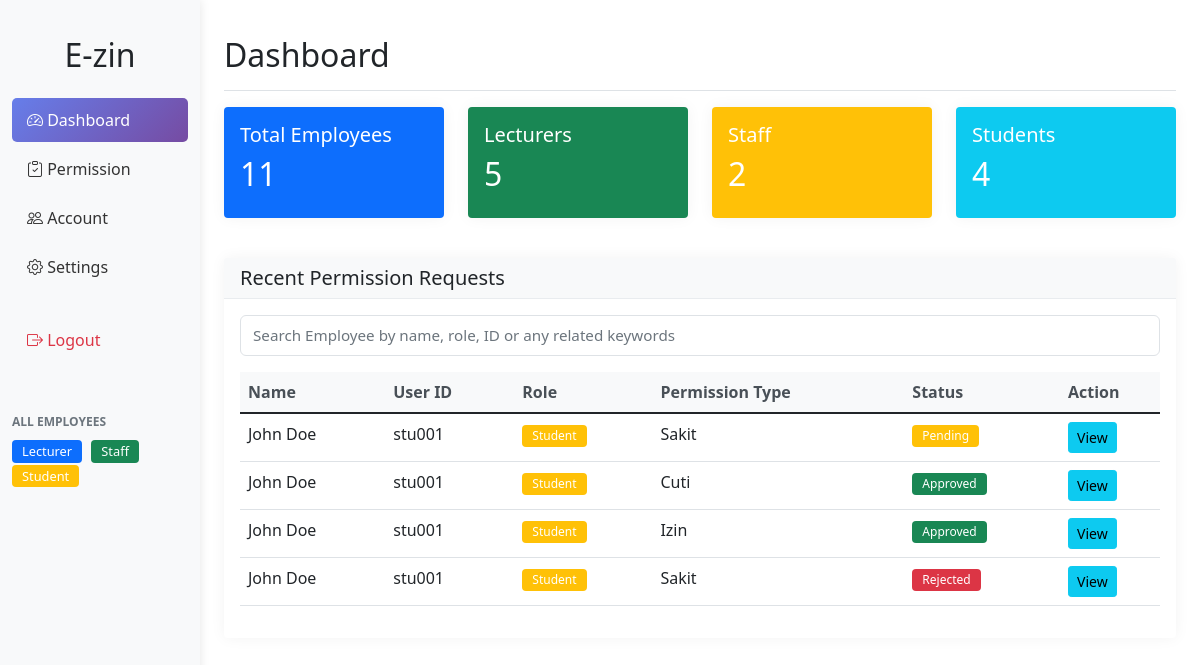
The page /dashboard.php (signed in) on the database as committed earlier.
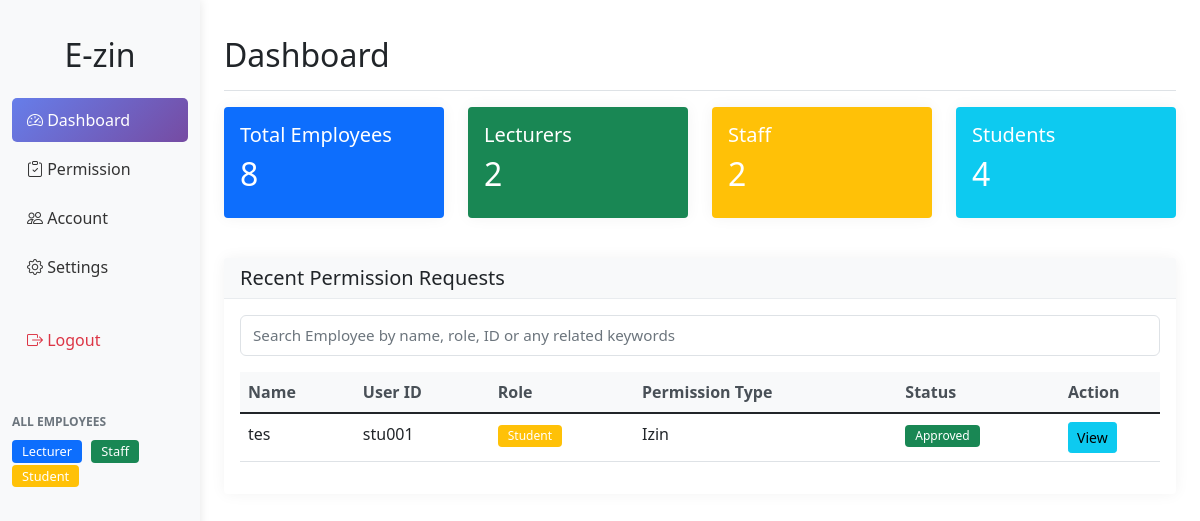
The same page on the database as committed later.
### tables this page shows
CREATE TABLE `permissions` (
  `id` int(11) NOT NULL,
  `user_id` varchar(50) DEFAULT NULL,
  `lecturer_id` varchar(50) DEFAULT NULL,
  `name` varchar(100) DEFAULT NULL,
  `role` enum('lecturer','staff','student') DEFAULT NULL,
  `permission_type` varchar(100) DEFAULT NULL,
  `detail_permission` text DEFAULT NULL,
  `status` enum('pending','approved','rejected') DEFAULT 'pending',
  `created_at` timestamp NOT NULL DEFAULT current_timestamp(),
  `start_date` date DEFAULT NULL,
  `end_date` date DEFAULT NULL,
  `attachment_file` varchar(255) DEFAULT NULL,
  `file_type` varchar(50) DEFAULT NULL,
  `file_size` int(11) DEFAULT NULL
);

CREATE TABLE `employees` (
  `id` int(11) NOT NULL,
  `user_id` varchar(50) DEFAULT NULL,
  `name` varchar(100) DEFAULT NULL,
  `email` varchar(100) DEFAULT NULL,
  `subject` varchar(255) DEFAULT NULL,
  `role` enum('lecturer','staff','student') DEFAULT NULL,
  `phone` varchar(20) DEFAULT NULL,
  `department` varchar(100) DEFAULT NULL,
  `status` enum('active','inactive') DEFAULT 'active',
  `created_at` timestamp NOT NULL DEFAULT current_timestamp()
);

### dashboard.php (the view, shortened to what this page needs)
<?php
require_once 'includes/header.php';
require_once 'config/database.php';
$stmt = $pdo->query("SELECT COUNT(*) as total FROM employees");
$total_employees = $stmt->fetch()['total'];
$stmt = $pdo->query("SELECT COUNT(*) as total FROM employees WHERE role = 'lecturer'");
$lecturers = $stmt->fetch()['total'];
$stmt = $pdo->query("SELECT COUNT(*) as total FROM employees WHERE role = 'staff'");
$staff = $stmt->fetch()['total'];
$stmt = $pdo->query("SELECT COUNT(*) as total FROM employees WHERE role = 'student'");
$students = $stmt->fetch()['total'];
?>
<div class="d-flex justify-content-between flex-wrap flex-md-nowrap align-items-center pt-3 pb-2 mb-3 border-bottom">
    <h1 class="h2">Dashboard</h1>
</div>
<div class="row mb-4">
    <div class="col-md-3">
        <div class="card text-white bg-primary mb-3">
            <div class="card-body">
                <h5 class="card-title">Total Employees</h5>
                <h2><?php echo $total_employees; ?></h2>
            </div>
        </div>
    </div>
    <div class="col-md-3">
        <div class="card text-white bg-success mb-3">
            <div class="card-body">
                <h5 class="card-title">Lecturers</h5>
                <h2><?php echo $lecturers; ?></h2>
            </div>
        </div>
    </div>
    <div class="col-md-3">
        <div class="card text-white bg-warning mb-3">
            <div class="card-body">
                <h5 class="card-title">Staff</h5>
                <h2><?php echo $staff; ?></h2>
            </div>
        </div>
    </div>
    <div class="col-md-3">
        <div class="card text-white bg-info mb-3">
            <div class="card-body">
                <h5 class="card-title">Students</h5>
                <h2><?php echo $students; ?></h2>
            </div>
        </div>
    </div>
</div>
<div class="card">
    <div class="card-header">
        <h5 class="mb-0">Recent Permission Requests</h5>
    </div>
    <div class="card-body">
        <div class="mb-3">
            <input type="text" class="form-control" placeholder="Search Employee by name, role, ID or any related keywords">
        </div>
        <div class="table-responsive">
            <table class="table table-hover">
                <thead>
                    <tr>
                        <th>Name</th>
                        <th>User ID</th>
                        <th>Role</th>
                        <th>Permission Type</th>
                        <th>Status</th>
                        <th>Action</th>
                    </tr>
                </thead>
                <tbody>
                    <?php
                    $stmt = $pdo->query("SELECT p.*, e.name, e.role FROM permissions p
                                       JOIN employees e ON p.user_id = e.user_id
                                       ORDER BY p.created_at DESC LIMIT 5");
                    while ($row = $stmt->fetch()):
                    ?>
                    <tr>
                        <td><?php echo $row['name']; ?></td>
                        <td><?php echo $row['user_id']; ?></td>
                        <td><span class="badge bg-<?php echo $row['role'] == 'lecturer' ? 'primary' : ($row['role'] == 'staff' ? 'success' : 'warning'); ?>">
                            <?php echo ucfirst($row['role']); ?>
                        </span></td>
                        <td><?php echo $row['permission_type']; ?></td>
                        <td><span class="badge bg-<?php echo $row['status'] == 'approved' ? 'success' : ($row['status'] == 'rejected' ? 'danger' : 'warning'); ?>">
                            <?php echo ucfirst($row['status']); ?>
                        </span></td>
                        <td>
                            <a href="permissions.php?action=view&id=<?php echo $row['id']; ?>" class="btn btn-sm btn-info">View</a>
                        </td>
                    </tr>
                    <?php endwhile; ?>
                </tbody>
            </table>
        </div>
    </div>
</div>
<?php require_once 'includes/footer.php'; ?>

Rows that differ between the two databases and show on the page:
removed permissions: employees.name "John Doe", user "stu001", employees.role "Student", permission_type "Sakit", status "Pending"
removed permissions: employees.name "John Doe", user "stu001", employees.role "Student", permission_type "Cuti", status "Approved"
removed permissions: employees.name "John Doe", user "stu001", employees.role "Student", permission_type "Izin", status "Approved"
removed permissions: employees.name "John Doe", user "stu001", employees.role "Student", permission_type "Sakit", status "Rejected"
added permissions: employees.name "tes", user "stu001", employees.role "Student", permission_type "Izin", status "Approved"
Other text that changed with them:
$total_employees: "11" → "8"
$lecturers: "5" → "2"
